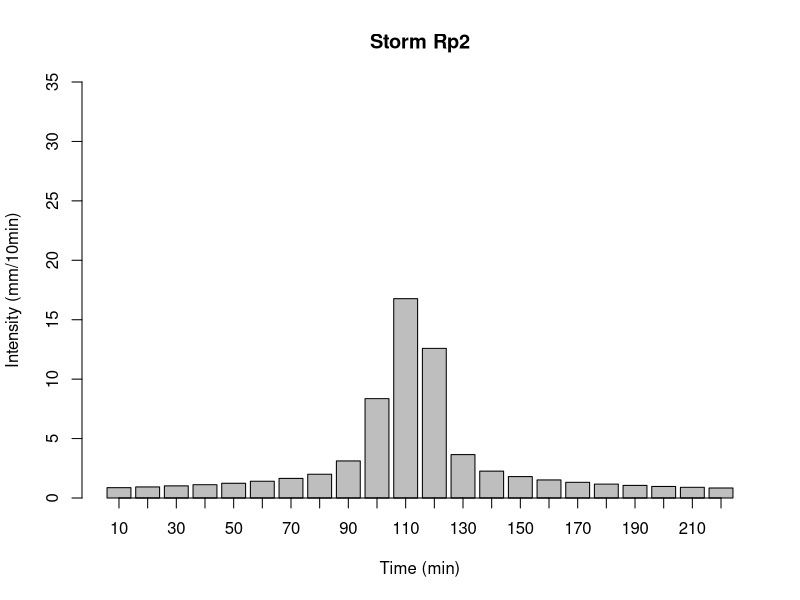
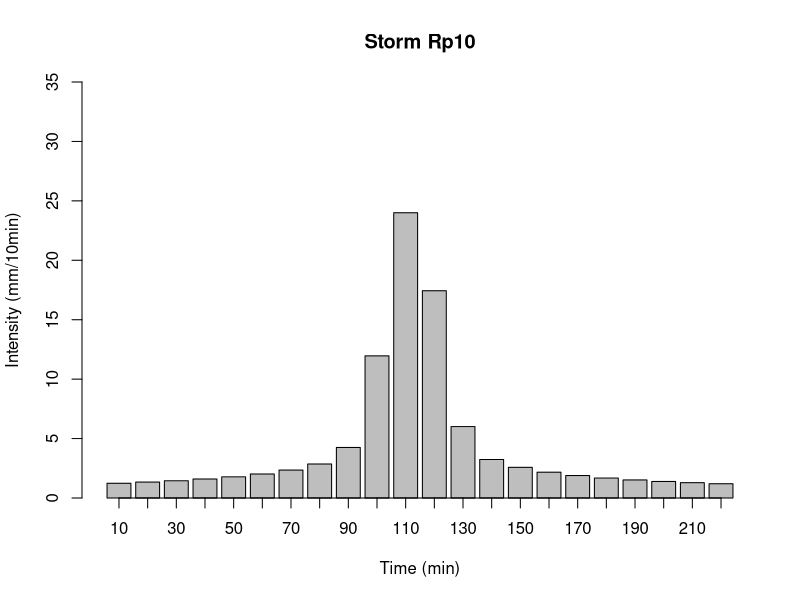
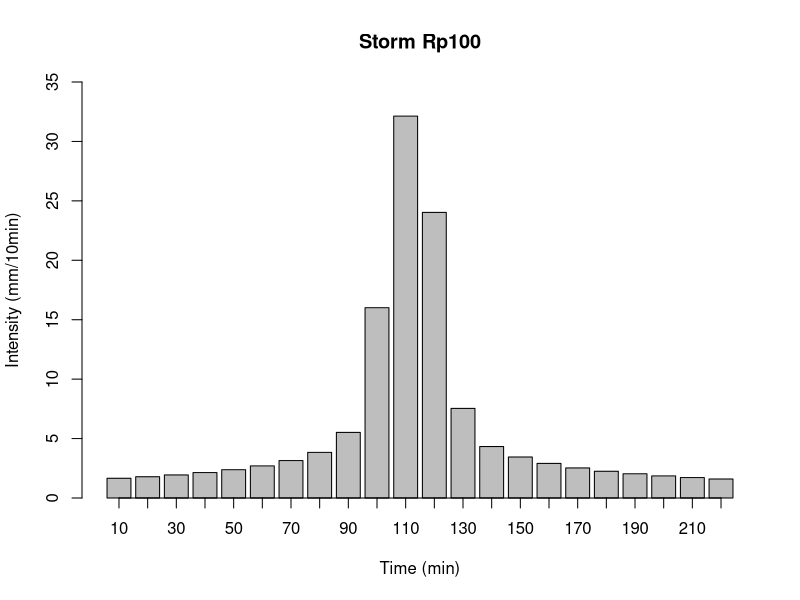
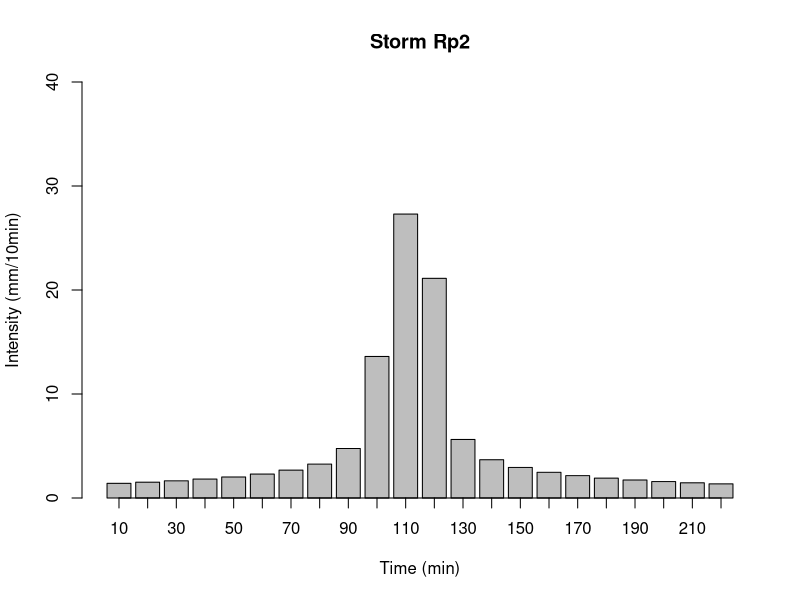
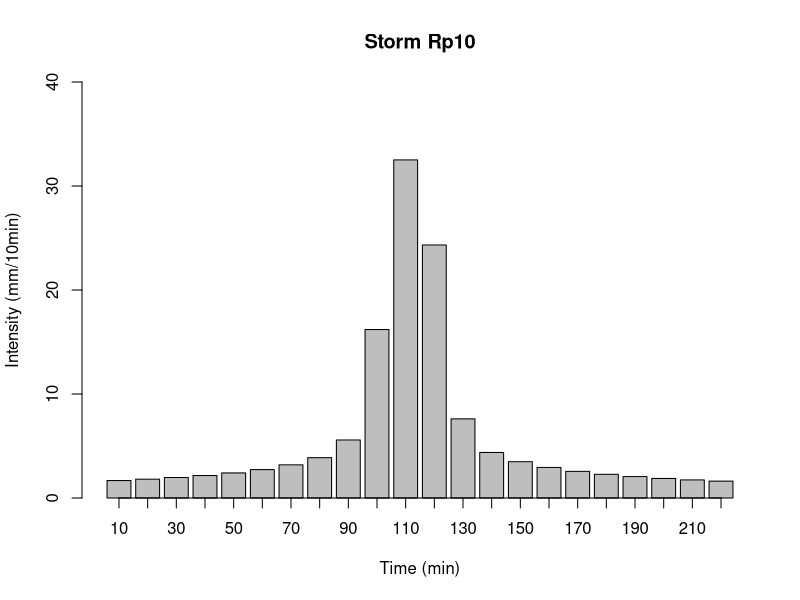
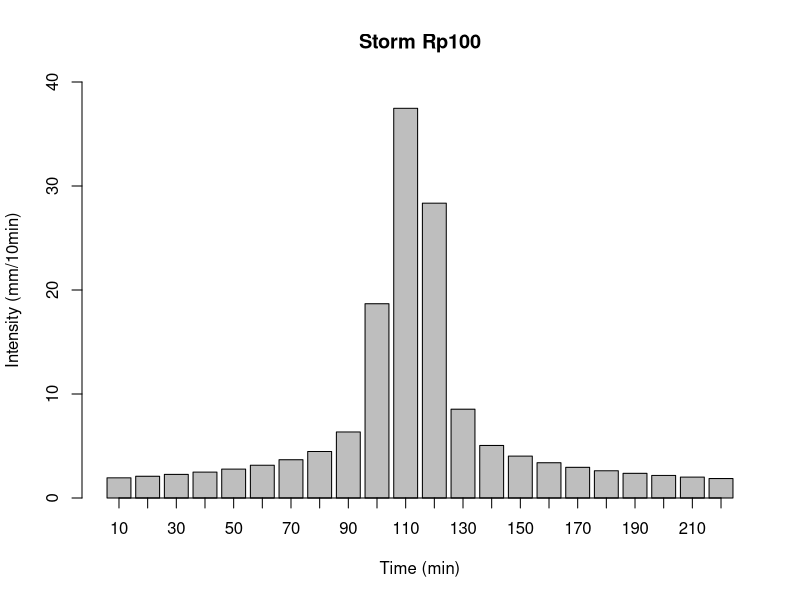

Source code (R) for these figures, in order:
# Codigo escrito por Jorge Hurtado Pidal, abril 2023

# Graficos de hietogramas de disenio. 
# Seccion de metodologia del articulo "climate change, lucc, floods"

# ........................................................................................................

rm(list = ls()) # liberar espacio de memoria
graphics.off() # limpiar plots

# cargando librerias
library(readxl)
library(tidyverse)
library(ggpubr)

# preparando entorno de trabajo

# cargando tormentas
tormentas <- read_excel("./Methods/ClimateScenarioData.xlsx", sheet = 2)
tormentas <- round(tormentas, digits = 2)
#tormentas <- tormentas %>% dplyr::filter(tormentas$tr1 > 0)
#tormentas <- tormentas[,2:4]
tormentas$dt <- seq(10,(length(tormentas$tr2a))*10,10)


# hietogramas

# M1219 (actual)

h1 <- barplot(tormentas$tr2a, width=1, space=NULL,names.arg = tormentas$dt, 
              col="grey",border="black", axis.lty=1, ylim = c(0,35),
              main= "Storm Rp2", xlab="Time (min)", ylab="Intensity (mm/10min)")

h2 <- barplot(tormentas$tr10a, width=1, space=NULL,names.arg = tormentas$dt, 
              col="grey",border="black", axis.lty=1, ylim = c(0,35),
              main= "Storm Rp10", xlab="Time (min)", ylab="Intensity (mm/10min)")

h3 <- barplot(tormentas$tr100a, width=1, space=NULL,names.arg = tormentas$dt, 
              col="grey",border="black", axis.lty=1, ylim = c(0,35),
              main= "Storm Rp100", xlab="Time (min)", ylab="Intensity (mm/10min)")

# IPSL (futuro)

h4 <- barplot(tormentas$tr2f, width=1, space=NULL,names.arg = tormentas$dt, 
              col="grey",border="black", axis.lty=1, ylim = c(0,40),
              main= "Storm Rp2", xlab="Time (min)", ylab="Intensity (mm/10min)")

h5 <- barplot(tormentas$tr10f, width=1, space=NULL,names.arg = tormentas$dt, 
              col="grey",border="black", axis.lty=1, ylim = c(0,40),
              main= "Storm Rp10", xlab="Time (min)", ylab="Intensity (mm/10min)")

h6 <- barplot(tormentas$tr100f, width=1, space=NULL,names.arg = tormentas$dt, 
              col="grey",border="black", axis.lty=1, ylim = c(0,40),
              main= "Storm Rp100", xlab="Time (min)", ylab="Intensity (mm/10min)")

# ggarrange(h1,h2,h3,h4,h5,h6, 
#           labels = c("(a)", "","","(b)","","",""),
#           ncol = 3, nrow = 2)

